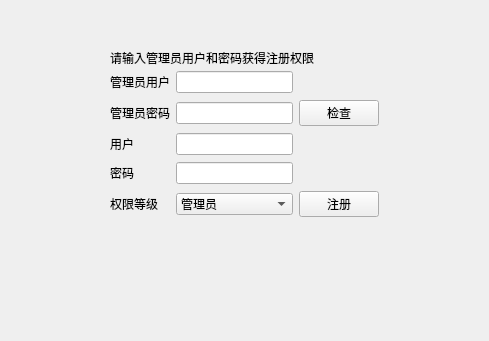
<?xml version="1.0" encoding="UTF-8"?>
<ui version="4.0">
 <class>registe</class>
 <widget class="QWidget" name="registe">
  <property name="geometry">
   <rect>
    <x>0</x>
    <y>0</y>
    <width>489</width>
    <height>341</height>
   </rect>
  </property>
  <property name="windowTitle">
   <string>Form</string>
  </property>
  <widget class="QWidget" name="gridLayoutWidget">
   <property name="geometry">
    <rect>
     <x>110</x>
     <y>70</y>
     <width>269</width>
     <height>153</height>
    </rect>
   </property>
   <layout class="QGridLayout" name="gridLayout">
    <item row="4" column="0">
     <widget class="QLabel" name="user">
      <property name="text">
       <string>用户</string>
      </property>
     </widget>
    </item>
    <item row="3" column="2">
     <widget class="QPushButton" name="pushButton_2">
      <property name="text">
       <string>检查</string>
      </property>
     </widget>
    </item>
    <item row="5" column="0">
     <widget class="QLabel" name="password">
      <property name="text">
       <string>密码</string>
      </property>
     </widget>
    </item>
    <item row="3" column="0">
     <widget class="QLabel" name="user_2">
      <property name="text">
       <string>管理员密码</string>
      </property>
     </widget>
    </item>
    <item row="3" column="1">
     <widget class="QLineEdit" name="adminPassword"/>
    </item>
    <item row="0" column="1">
     <widget class="QLineEdit" name="adminUser"/>
    </item>
    <item row="0" column="0">
     <widget class="QLabel" name="password_2">
      <property name="text">
       <string>管理员用户</string>
      </property>
     </widget>
    </item>
    <item row="4" column="1">
     <widget class="QLineEdit" name="user_3"/>
    </item>
    <item row="5" column="1">
     <widget class="QLineEdit" name="password_3"/>
    </item>
    <item row="6" column="0">
     <widget class="QLabel" name="label_2">
      <property name="text">
       <string>权限等级</string>
      </property>
     </widget>
    </item>
    <item row="6" column="1">
     <widget class="QComboBox" name="comboBox">
      <item>
       <property name="text">
        <string>管理员</string>
       </property>
      </item>
      <item>
       <property name="text">
        <string>可操作</string>
       </property>
      </item>
      <item>
       <property name="text">
        <string>仅查看</string>
       </property>
      </item>
     </widget>
    </item>
    <item row="6" column="2">
     <widget class="QPushButton" name="pushButton">
      <property name="text">
       <string>注册</string>
      </property>
     </widget>
    </item>
   </layout>
  </widget>
  <widget class="QLabel" name="label">
   <property name="geometry">
    <rect>
     <x>110</x>
     <y>50</y>
     <width>271</width>
     <height>16</height>
    </rect>
   </property>
   <property name="text">
    <string>请输入管理员用户和密码获得注册权限</string>
   </property>
  </widget>
 </widget>
 <resources/>
 <connections/>
</ui>
